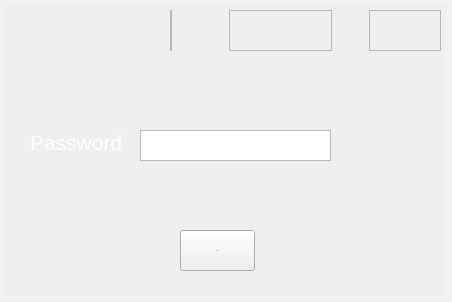
<?xml version="1.0" encoding="UTF-8"?>
<ui version="4.0">
 <class>Dialog</class>
 <widget class="QDialog" name="Dialog">
  <property name="geometry">
   <rect>
    <x>0</x>
    <y>0</y>
    <width>452</width>
    <height>302</height>
   </rect>
  </property>
  <property name="windowTitle">
   <string>Dialog</string>
  </property>
  <property name="styleSheet">
   <string notr="true">
background-color:#16191d;
QPushButton{background-color: rgba(0, 0, 0, 0);
font-size:28px;
color:white;
hover:{color:white;}
}
QPushButton:hover{
color:white;
border: 2px solid rgba(255,255,255,40);
border-radius:10px;
background-color: rgba(255,255,255,60);
}
border: 5px solid rgba(255,255,255,40);
</string>
  </property>
  <widget class="QFrame" name="frame">
   <property name="geometry">
    <rect>
     <x>0</x>
     <y>0</y>
     <width>451</width>
     <height>301</height>
    </rect>
   </property>
   <property name="minimumSize">
    <size>
     <width>451</width>
     <height>301</height>
    </size>
   </property>
   <property name="maximumSize">
    <size>
     <width>451</width>
     <height>301</height>
    </size>
   </property>
   <property name="styleSheet">
    <string notr="true">#frame{border: 5px solid rgba(255,255,255,40);}</string>
   </property>
   <property name="frameShape">
    <enum>QFrame::StyledPanel</enum>
   </property>
   <property name="frameShadow">
    <enum>QFrame::Raised</enum>
   </property>
   <widget class="QWidget" name="headerContainer" native="true">
    <property name="geometry">
     <rect>
      <x>120</x>
      <y>10</y>
      <width>321</width>
      <height>41</height>
     </rect>
    </property>
    <property name="styleSheet">
     <string notr="true">background-color:#ffff;</string>
    </property>
    <layout class="QHBoxLayout" name="horizontalLayout_5">
     <item alignment="Qt::AlignHCenter">
      <widget class="QFrame" name="frame_7">
       <property name="frameShape">
        <enum>QFrame::StyledPanel</enum>
       </property>
       <property name="frameShadow">
        <enum>QFrame::Raised</enum>
       </property>
       <layout class="QHBoxLayout" name="horizontalLayout_6">
        <property name="spacing">
         <number>0</number>
        </property>
        <property name="leftMargin">
         <number>0</number>
        </property>
        <property name="topMargin">
         <number>0</number>
        </property>
        <property name="rightMargin">
         <number>0</number>
        </property>
        <property name="bottomMargin">
         <number>0</number>
        </property>
       </layout>
      </widget>
     </item>
     <item>
      <widget class="QFrame" name="frame_6">
       <property name="frameShape">
        <enum>QFrame::StyledPanel</enum>
       </property>
       <property name="frameShadow">
        <enum>QFrame::Raised</enum>
       </property>
      </widget>
     </item>
     <item alignment="Qt::AlignRight">
      <widget class="QFrame" name="frame_8">
       <property name="frameShape">
        <enum>QFrame::StyledPanel</enum>
       </property>
       <property name="frameShadow">
        <enum>QFrame::Raised</enum>
       </property>
       <layout class="QHBoxLayout" name="horizontalLayout_4">
        <property name="leftMargin">
         <number>0</number>
        </property>
        <property name="topMargin">
         <number>0</number>
        </property>
        <property name="rightMargin">
         <number>0</number>
        </property>
        <property name="bottomMargin">
         <number>0</number>
        </property>
        <item>
         <widget class="QPushButton" name="hide_btn">
          <property name="styleSheet">
           <string notr="true">border:none;</string>
          </property>
          <property name="text">
           <string/>
          </property>
          <property name="icon">
           <iconset resource="res_rc.qrc">
            <normaloff>:/icon/icons/minus.svg</normaloff>:/icon/icons/minus.svg</iconset>
          </property>
          <property name="iconSize">
           <size>
            <width>24</width>
            <height>24</height>
           </size>
          </property>
         </widget>
        </item>
        <item>
         <widget class="QPushButton" name="close_btn">
          <property name="styleSheet">
           <string notr="true">border:none;</string>
          </property>
          <property name="text">
           <string/>
          </property>
          <property name="icon">
           <iconset resource="res_rc.qrc">
            <normaloff>:/icon/icons/x.svg</normaloff>:/icon/icons/x.svg</iconset>
          </property>
          <property name="iconSize">
           <size>
            <width>24</width>
            <height>24</height>
           </size>
          </property>
         </widget>
        </item>
       </layout>
      </widget>
     </item>
    </layout>
   </widget>
   <widget class="QPushButton" name="ok_btn">
    <property name="geometry">
     <rect>
      <x>180</x>
      <y>230</y>
      <width>75</width>
      <height>41</height>
     </rect>
    </property>
    <property name="font">
     <font>
      <family>MS Sans Serif</family>
      <pointsize>-1</pointsize>
     </font>
    </property>
    <property name="styleSheet">
     <string notr="true">QPushButton{background-color: rgba(0, 0, 0, 0);
font-size:28px;
color:white;
hover:{color:white;}
}
QPushButton:hover{
color:white;
border: 2px solid rgba(255,255,255,40);
border-radius:10px;
background-color: rgba(255,255,255,60);
}</string>
    </property>
    <property name="text">
     <string>OK</string>
    </property>
   </widget>
   <widget class="QLabel" name="label_2">
    <property name="geometry">
     <rect>
      <x>30</x>
      <y>130</y>
      <width>91</width>
      <height>31</height>
     </rect>
    </property>
    <property name="font">
     <font>
      <family>MS Sans Serif</family>
      <pointsize>16</pointsize>
      <hintingpreference>PreferDefaultHinting</hintingpreference>
     </font>
    </property>
    <property name="styleSheet">
     <string notr="true">color:white;</string>
    </property>
    <property name="text">
     <string>Password:</string>
    </property>
    <property name="alignment">
     <set>Qt::AlignLeading|Qt::AlignLeft|Qt::AlignTop</set>
    </property>
    <property name="wordWrap">
     <bool>true</bool>
    </property>
   </widget>
   <widget class="QTextEdit" name="textEdit">
    <property name="geometry">
     <rect>
      <x>140</x>
      <y>130</y>
      <width>191</width>
      <height>31</height>
     </rect>
    </property>
    <property name="font">
     <font>
      <family>MS Sans Serif</family>
      <pointsize>13</pointsize>
     </font>
    </property>
    <property name="styleSheet">
     <string notr="true">color:white;</string>
    </property>
   </widget>
  </widget>
 </widget>
 <resources>
  <include location="res_rc.qrc"/>
 </resources>
 <connections/>
</ui>
